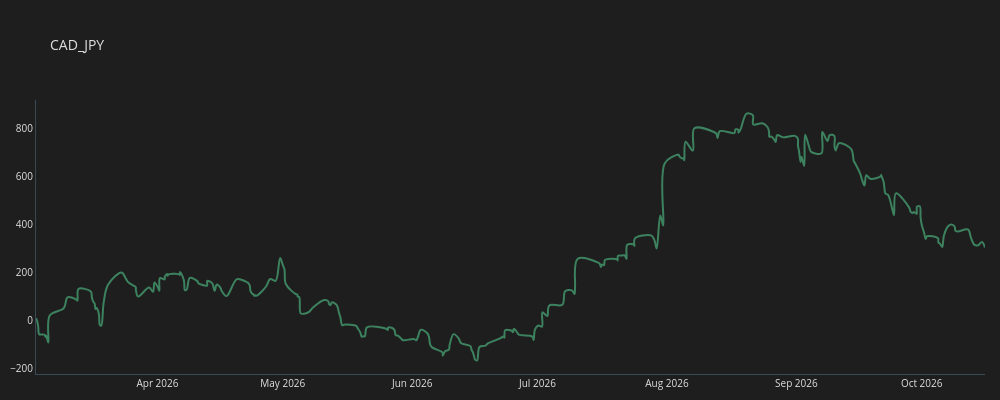

Source (notebook cell):
### Code cell
plot_line(trades_cad_jpy, "CAD_JPY")

### Figure 1 — Plotly figure (JSON) as saved in the notebook; plotly's stock layout.template omitted (floating-point values rounded to 4 significant figures; data arrays with more than 128 entries replaced by an {"elided": "..."} marker saying what was removed)
{"data": [{"line": {"color": "#3d825f", "shape": "spline", "width": 2}, "mode": "lines", "name": "CAD_JPY", "type": "scatter", "x": {"elided": "289 str values"}, "y": {"elided": "289 float values"}}], "layout": {"font": {"color": "#e1e1e1", "size": 10}, "height": 400, "margin": {"b": 10, "l": 15, "r": 15}, "paper_bgcolor": "#1e1e1e", "plot_bgcolor": "#1e1e1e", "title": {"text": "CAD_JPY"}, "width": 1000, "xaxis": {"linecolor": "#3a4a54", "linewidth": 1, "showgrid": false, "zeroline": false}, "yaxis": {"linecolor": "#3a4a54", "linewidth": 1, "showgrid": false, "zeroline": false}}}
